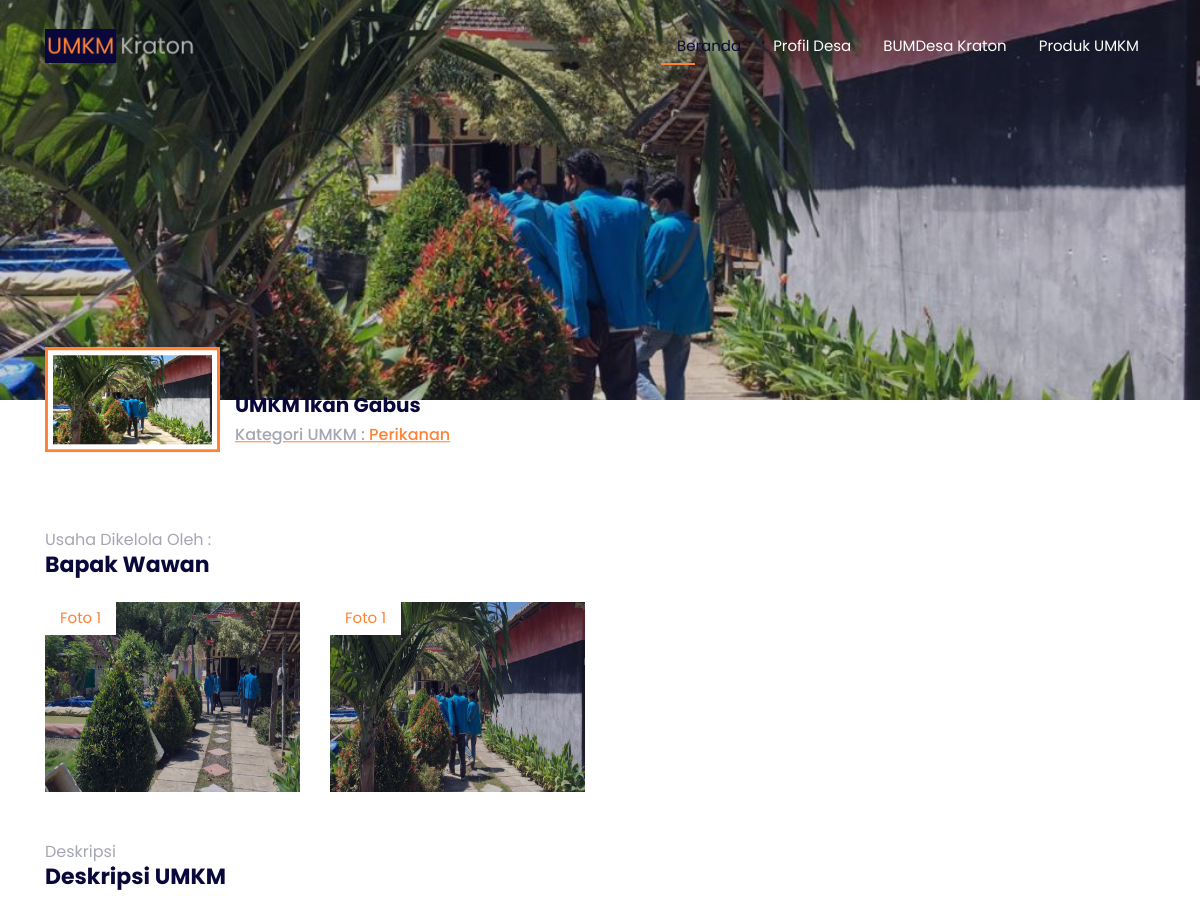
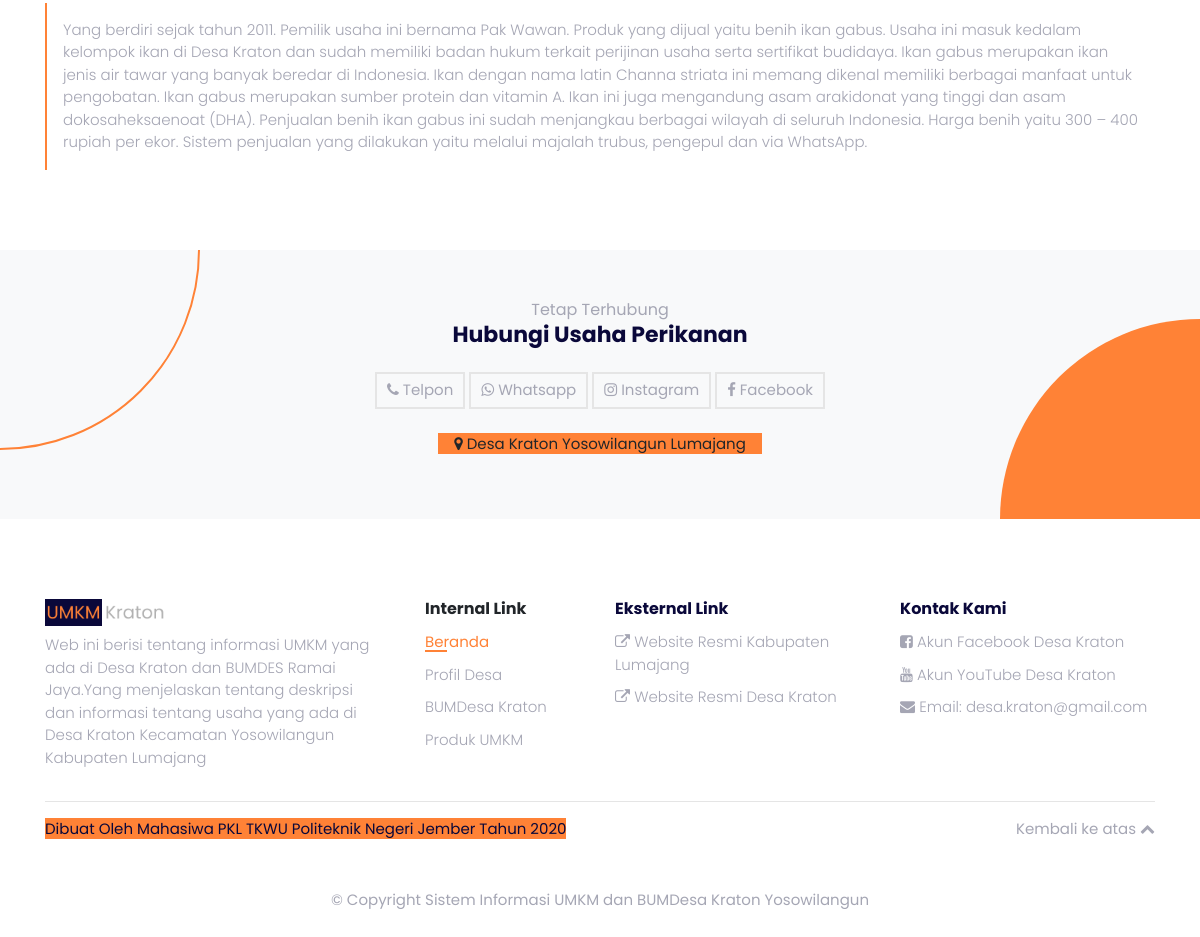
/umkm/1/umkm-ikan-gabus, run on the app's committed database (2 pictures, top to bottom).
### tables this page shows
CREATE TABLE `umkm` (
  `id_umkm` int(11) NOT NULL,
  `nama_umkm` varchar(35) NOT NULL,
  `id_kategori` int(5) NOT NULL,
  `deskripsi` text NOT NULL,
  `profil` varchar(128) NOT NULL,
  `sampul` varchar(128) NOT NULL,
  `images` varchar(128) NOT NULL,
  `nama_pemilik` varchar(25) NOT NULL,
  `no_hp` varchar(14) NOT NULL,
  `whatsapp` varchar(14) NOT NULL,
  `fb` varchar(35) NOT NULL,
  `instagram` varchar(20) NOT NULL
);

CREATE TABLE `kategori` (
  `id_kategori` int(11) NOT NULL,
  `nama_kategori` varchar(20) NOT NULL
);

### application/libraries/Template.php (called while the page is built, shortened)
<?php if ( ! defined('BASEPATH')) exit('No direct script access allowed');
class Template {
		var $template_data = array();
		function set($name, $value)
		{
			$this->template_data[$name] = $value;
		}
		function front($view = '' , $view_data = array(), $return = FALSE)
		{
			$this->CI =& get_instance();
			$this->set('contents', $this->CI->load->view($view, $view_data, TRUE));
			return $this->CI->load->view("frontend/common/template", $this->template_data, $return);
		}
}

### application/controllers/Home.php (called while the page is built, shortened)
<?php
class Home extends CI_Controller {
    public function detail_umkm($id)
    {
        $data['umkm'] = $this->common->getData('u.*,k.nama_kategori','umkm u',['kategori k','u.id_kategori = k.id_kategori'],['id_umkm' => $id],'','')[0];
        $this->template->front('frontend/pages/detail', $data);
    }
}

### index.php (called while the page is built, shortened)
<?php
require_once BASEPATH.'core/CodeIgniter.php';

### application/models/Common.php (called while the page is built, shortened)
<?php
class Common extends CI_Model {
    public function getData($select,$tb,$join,$filter,$order,$group_by="")
    {
        $sql = $this->db->select($select);
        if($join!="") {
            for($i=0;$i<count($join);$i++){
                if($i%2!=0){
                    $sql = $this->db->join($join[$i-1],$join[$i]);
                }
            }
        }
        if($filter!=""){
            $sql = $this->db->where($filter);
        }
        if(is_array($tb)){
            $sql = $this->db->get($tb[0],$tb[1],$tb[2]);
        }
        else{
            $sql = $this->db->get($tb);
        }
        return $sql->result_array();
    }
}

### application/views/frontend/pages/detail.php (the view, shortened to what this page needs)
<?php
    $img = explode('|',$umkm['images']);
?>
    <section id="detail">
      <div class="sampul">
        <div
          class="img-sampul"
          style="background:url('<?php echo base_url()."assets/img/umkm/".$umkm['sampul'] ?>')"
        ></div>
        <div class="container custom">
          <div class="row align-items-end">
            <div class="col-md-2 pr-0">
              <img src="<?php echo base_url()."assets/img/umkm/".$umkm['profil'] ?>" alt="" class='img-profil'  />
            </div>
            <div class="col-md-10">
                <h5 class="font-weight-bold color-purple"><?php echo $umkm['nama_umkm'] ?></h5>
                <h6 class="color-orange"> <u><span class="color-grey"> Kategori UMKM :</span> <?php echo $umkm['nama_kategori'] ?></u></h6>
            </div>
          </div>
        </div>
        </div>
      <div class="container custom section-space mt-5">
        <div class="row">
          <div class="col-auto">
              <div class="subtitle">Usaha Dikelola Oleh :</div>
              <h3 class="title"><?php echo $umkm['nama_pemilik'] ?></h3>
          </div>
        </div>
          <div class="row mt-3">
            <?php
                foreach ($img as $key => $value) {
            ?>
            <div class="col-md-3">
              <div class="foto img-scale" data-id="<?php echo $key ?>">
                <div class="img">
                  <img
                    src="<?php echo base_url()."assets/img/umkm/".$value ?>"
                    alt=""
                    class="img-fluid"
                  />
                  <div class="layer"></div>
                  <div class="sticky-title">Foto 1</div>
                </div>
              </div>
            </div>
            <?php } ?>
          </div>
          <div class="row mt-5">
              <div class="col-auto">
                  <div class="subtitle">Deskripsi</div>
                  <h3 class="title">Deskripsi UMKM</h3>
              </div>
          </div>
          <div class="row">
            <div class="col-md-12">
                <div class="alert-orange mt-2">
                    <?php echo $umkm['deskripsi'] ?>
                </div>
            </div>
          </div>
      </div>
    </section>
    <div class="bg-light py-5 relative-hidden">
        <div class="circle circle-top"></div>
        <div class="circle circle-bottom"></div>
      <div class="container custom">
        <div class="row">
          <div class="col-12 text-center">
              <div class="mb-4">
                <div class="subtitle">Tetap Terhubung</div>
                <h3 class="title">Hubungi Usaha Perikanan</h3>
              </div>
            </div>
        </div>
        <div class="row">
          <div class="col-md-12 text-center">
            <a class="btn-border" href=''><span class="fa fa-phone"></span> Telpon </a>
            <a class="btn-border" href='https://wa.me/<?php echo $umkm['no_hp'] ?>?text=Halo, <?php echo $umkm['nama_umkm'] ?>. Saya ingin bertanya...'><span class="fa fa-whatsapp"></span> Whatsapp </a>
            <a class="btn-border" href='<?php echo $umkm['instagram'] ?>'><span class="fa fa-instagram"></span> Instagram </a>
            <a class="btn-border" href='<?php echo $umkm['fb'] ?>'><span class="fa fa-facebook"></span> Facebook </a>
            <p class="mt-4"><span class="bg-orange px-3"> <span class="fa fa-map-marker"></span> Desa Kraton Yosowilangun Lumajang</span></p>
          </div>
        </div>
      </div>
    </div>

### assets/frontend/css/custom.css (style rules this page uses)
:root { --purple: #0a083a; --softPurple: #c9c7f8; --softGrey: #e5e5e5; --grey: #a5a6b4; --blue: #175cff; --lightBlue: #c7e7ec; --orange: #ff8236; --light: 300; --regular: 400; --semiBold: 600; --bold: 700; }
.bg-orange { background: var(--orange) !important; }
.color-orange { color: var(--orange) !important; }
.color-purple { color: var(--purple) !important; }
.color-grey { color: var(--grey) !important; }
body { font-family: "Poppins", sans-serif; font-size: 15px; }
@media (min-width: 1200px) { .container.custom { min-width: 88% !important; } }
.section-space { padding-top: 5rem; padding-bottom: 5rem; }
.img-scale .img { position: relative; overflow: hidden; }
.img-scale .img img { transition: all.5s ease; -webkit-transition: all.5s ease; -moz-transition: all.5s ease; -o-transition: all.5s ease; height: 190px; width: 100%; }
.layer { background: rgba(10, 8, 58, 0.25); position: absolute; width: 100%; height: 100%; top: 0; left: 0; }
.img-scale .img .sticky-title { position: absolute; left: 0; top: 0; background: white; padding: 5px 15px; color: var(--orange); font-size: 15px; font-weight: normal; }
.title { color: var(--purple); font-size: 22px; font-weight: bold; }
.subtitle { color: var(--grey); font-size: 16px; }
.btn-border { border: 2px solid var(--softGrey); color: var(--grey); padding: 5px 10px; transition: all.5s ease; display: inline-block; }
.relative-hidden { position: relative; overflow: hidden; }
.circle { position: absolute; width: 400px; height: 400px; }
.circle.circle-top { top: 0; left: 0; border-radius: 100%; transform: translate(-50%, -50%); border: 2px solid var(--orange); }
.circle.circle-bottom { background: var(--orange); bottom: 0; right: 0; border-radius: 100%; transform: translate(50%, 50%); }
.alert-orange { padding: 1rem; border-left: 2px solid var(--orange); color: var(--grey); font-weight: var(--light); }
.foto { position: relative; cursor: pointer; }
.sampul { height : 400px; position: relative; }
.sampul::before { content : ''; background: rgba(10, 8, 58, .2); position: absolute; width : 100%; height : 100%; left : 0; top : 0; }
.img-sampul { width : 100%; height : 100%; background-size: cover !important; background-position: center !important; background-repeat: no-repeat !important; }
.sampul .container { position: relative; transform: translateY(-50%); }
.sampul .img-profil { width : 100%; background: white; border : 3px solid var(--orange); padding : 5px; }

### data on the page
umkm: sampul (picture), profil (picture), nama_umkm "UMKM Ikan Gabus", id_kategori.nama_kategori "Perikanan", nama_pemilik "Bapak Wawan", deskripsi "Yang berdiri sejak tahun 2011. Pemilik usaha ini bernama Pak Wawan. Produk yang dijual yaitu benih ikan gabus. Usaha ini masuk kedalam kelompok ikan di Desa Kraton dan sudah memiliki badan hukum terkait perijinan usaha serta sertifikat budidaya. Ikan gabus merupakan ikan jenis air tawar yang banyak beredar di Indonesia. Ikan dengan nama latin Channa striata ini memang dikenal memiliki berbagai manfaat untuk pengobatan. Ikan gabus merupakan sumber protein dan vitamin A. Ikan ini juga mengandung asam arakidonat yang tinggi dan asam dokosaheksaenoat (DHA). Penjualan benih ikan gabus ini sudah menjangkau berbagai wilayah di seluruh Indonesia. Harga benih yaitu 300 – 400 rupiah per ekor. Sistem…"
